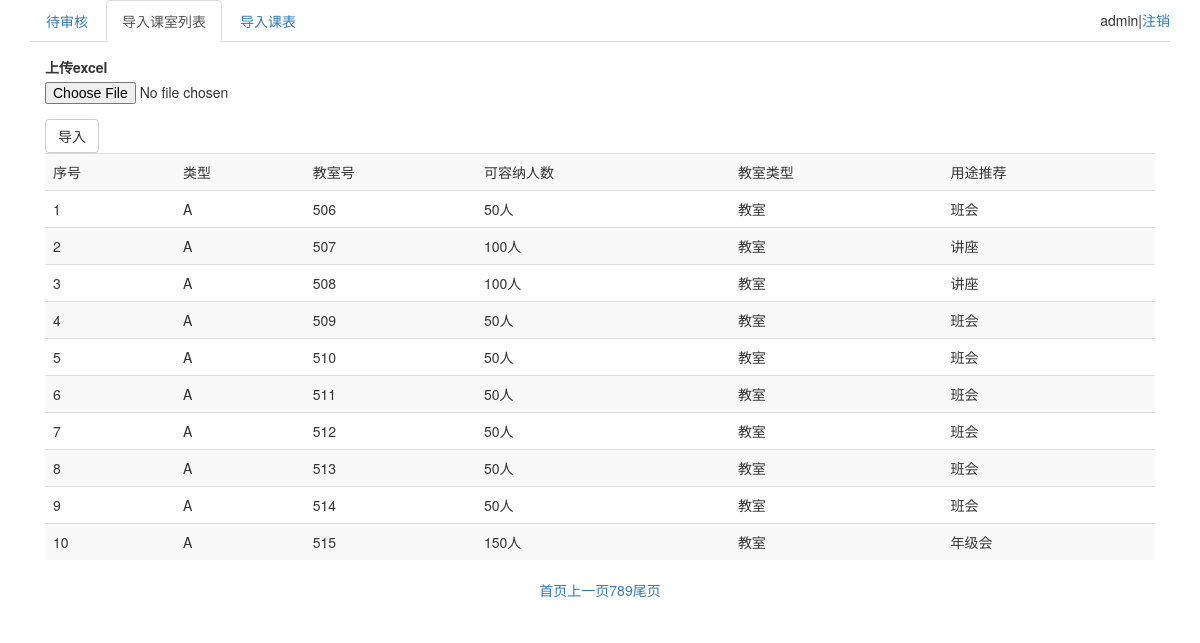
Screenshot of /admin/classList.php?page=9 (signed in) with the database file from the repository.
### tables this page shows
CREATE TABLE `class` (
  `id` int(11) NOT NULL AUTO_INCREMENT,
  `building` varchar(2) NOT NULL COMMENT '栋',
  `room` varchar(3) NOT NULL COMMENT '课室号',
  `size` tinyint(1) NOT NULL COMMENT '容纳人数,1:50人，2：100人，3：150人',
  `type` tinyint(1) NOT NULL COMMENT '1:实验室，2：课室',
  `usage` varchar(16) NOT NULL,
  PRIMARY KEY (`id`)
);

### Mysql.class.php (called while the page is built, shortened)
<?php
class Mysql {
    public function query($sql) {
        $re = mysql_query($sql) or die(mysql_error());
        return $re;
    }
    public function getAll($sql) {
        $list = array();
        $rs = $this->query($sql);
        while($row = mysql_fetch_assoc($rs)) {
            $list[] = $row;
        }
        return $list;
    }
    public function getRow($sql) {
        $rs = $this->query($sql);
        return mysql_fetch_assoc($rs);
    }
}

### Page.class.php (called while the page is built, shortened)
<?php
class Page{
    private $pageNum;
    private $result;
    public function __construct($Mysql,$all,$perpage,$eachPage){
        $arr = $Mysql->getRow($all);
        $this->totalPageNum = $arr['total_num'];
        $this->pageNum = ceil($this->totalPageNum / $perpage);
        $this->result = $class = $Mysql->getAll($eachPage);
    }
    public function getPage(){
        return array(
            "result" => $this->result,
            "pageNum" => $this->pageNum
        );
    }
}

### admin/classList.php (the view, shortened to what this page needs)
<!DOCTYPE html>
<?php
if(!(isset($_SESSION['admin']) && !empty($_SESSION['admin']))){
    header('location:login.html');
    exit;
}else{
    include "../Mysql.class.php";
    $Mysql = new Mysql();
}
?>
<html>
<head lang="en">
    <link rel="stylesheet" href="../css/bootstrap.min.css"/>
    <link rel="stylesheet" href="../css/management.css"/>
</head>
<body>
<div class="container">
    <div>
        <ul class="nav nav-tabs">
            <li role="presentation"><a href="management.php">待审核</a></li>
            <li role="presentation"   class="active"><a href="classList.php">导入课室列表</a></li>
            <li role="presentation"><a href="course.php">导入课表</a></li>
            <li class="user">
                <?php echo $_SESSION['admin']; ?>|<span><a href="loginout.php">注销</a></span>
            </li>
        </ul>
    </div>
    <div class="modal-body">
        <form action="do.php" method="post" enctype="multipart/form-data">
            <div class="form-group">
                <label for="exampleInputFile">上传excel</label>
                <input type="file" name="file" id="exampleInputFile">
            </div>
            <button type="submit" class="btn btn-default">导入</button>
        </form>
        <table class="table table-hover table-striped">
            <tr>
                <td>序号</td>
                <td>类型</td>
                <td>教室号</td>
                <td>可容纳人数</td>
                <td>教室类型</td>
                <td>用途推荐</td>
            </tr>
            <?php
            include "../Page.class.php";
            $all = "select count(id) as total_num from class";
            $perpage = 10;
            if (isset($_GET['page']) && !empty($_GET['page'])) {
                $curPage = $_GET['page'];
                $page = ($_GET['page'] - 1) * $perpage;
            } else {
                $page = $curPage = 0;
            }
            $eachPage = "select * from class order by building,room asc limit " . $page . "," . $perpage;
            $Page = new Page($Mysql,$all,$perpage,$eachPage);
            $pageList = $Page->getPage();
            $i = 1;
            foreach ($pageList['result'] as $v) {
                echo "<tr>";
                echo "<td>" . $i++ . "</td>";
                echo "<td>" . $v['building'] . "</td>";
                echo "<td>" . $v['room'] . "</td>";
                echo "<td>";
                switch($v['size']){
                    case 1: echo "50人";break;
                    case 2: echo "100人";break;
                    case 3: echo "150人";break;
                }
                echo "</td>";
                echo "<td>";
                switch($v['type']){
                    case 1: echo "教室";break;
                }
                echo "</td>";
                echo "<td>".$v['usage']."</td>";
                echo "</tr>";
            }
            ?>
        </table>
        <?php
        echo "<div class='page'>";
        echo "<a href='classList.php?page=1'>首页</a>";
        if ($curPage != 1 && $curPage != 0) {
            echo "<a href='classList.php?page=" . ($curPage - 1) . "'>上一页</a>";
        }
        for ($i = ($curPage - 2) <= 0 ? 1 : ($curPage - 2); $i <= (($curPage+2) >= $pageList['pageNum'] ? $pageList['pageNum'] : ($curPage+2)); $i++) {
            echo "<a href='classList.php?page=" . $i . "'>" . $i . "</a>";
        }
        echo "<a href='classList.php?page=" . $pageList['pageNum'] . "'>尾页</a>";
        echo "</div>";
        ?>
    </div>
</div>
</body>
</html>

### admin/classList.php (style rules this page uses)
.nav .user { line-height: 40px; float: right; }
.nav .user span { cursor: pointer; }
.page { text-align: center; }

### rows the page displays
class: building "A", room "506", size "50人", type "教室", usage "班会"
class: building "A", room "507", size "100人", type "教室", usage "讲座"
class: building "A", room "508", size "100人", type "教室", usage "讲座"
class: building "A", room "509", size "50人", type "教室", usage "班会"
class: building "A", room "510", size "50人", type "教室", usage "班会"
class: building "A", room "511", size "50人", type "教室", usage "班会"
class: building "A", room "512", size "50人", type "教室", usage "班会"
class: building "A", room "513", size "50人", type "教室", usage "班会"
class: building "A", room "514", size "50人", type "教室", usage "班会"
class: building "A", room "515", size "150人", type "教室", usage "年级会"

### other values shown
$_SESSION['admin'] "admin"
